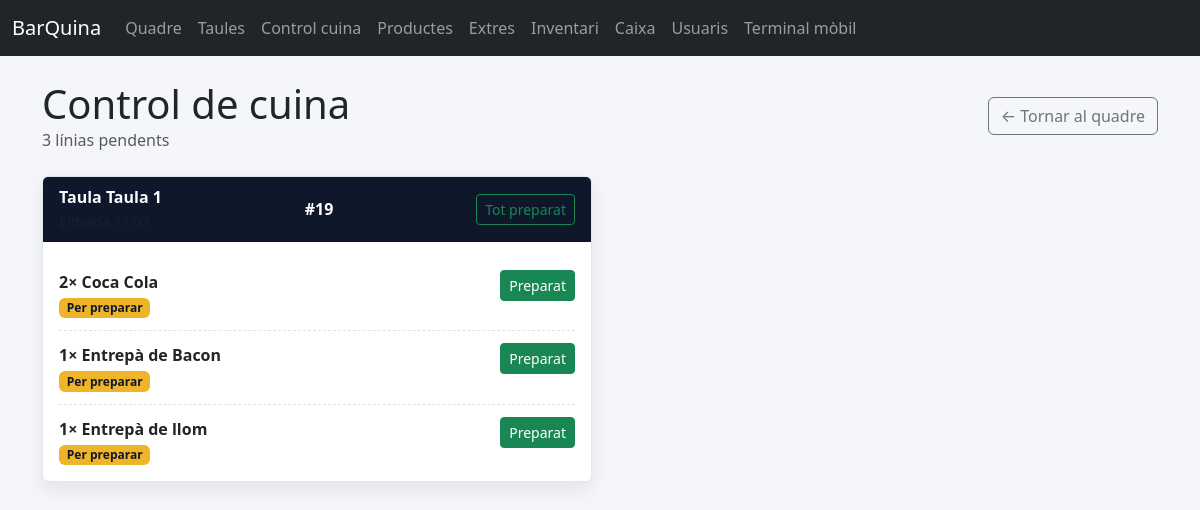
Page /kitchen/ on the earlier database version.
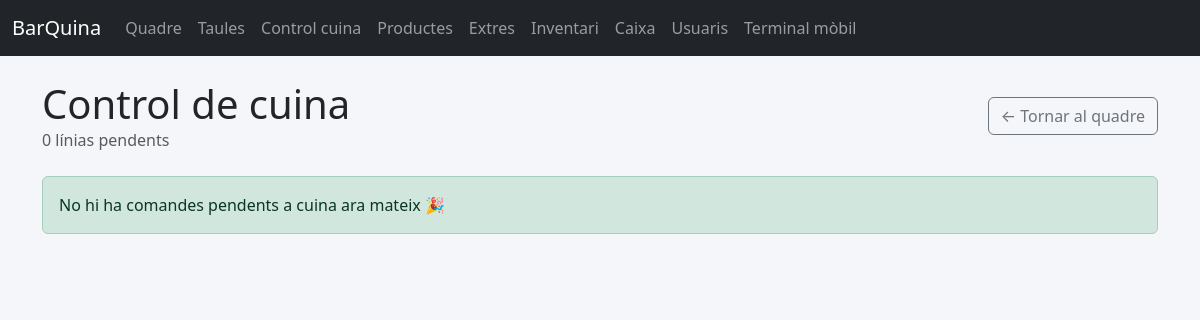
Same page on the later database version.
### app/models.py (models this page shows, shortened)
class Order(db.Model):
    __tablename__ = "orders"
    id = db.Column(db.Integer, primary_key=True)
    table_id = db.Column(db.Integer, db.ForeignKey("tables.id"), nullable=False)
    created_by_id = db.Column(db.Integer, db.ForeignKey("staff_users.id"))
    status = db.Column(db.String(32), default=FulfillmentStatus.PENDING_DELIVERY.value, nullable=False)
    fulfillment_status = db.Column(
        db.Enum(FulfillmentStatus), default=FulfillmentStatus.PENDING_DELIVERY, nullable=False
    )
    payment_status = db.Column(db.Enum(PaymentStatus), default=PaymentStatus.PENDING_PAYMENT, nullable=False)
    notes = db.Column(db.Text)
    created_at = db.Column(db.DateTime, default=datetime.utcnow)
    updated_at = db.Column(db.DateTime, default=datetime.utcnow, onupdate=datetime.utcnow)
    table = db.relationship("Table", back_populates="orders")
    created_by = db.relationship("StaffUser", back_populates="orders")
    items = db.relationship("OrderItem", back_populates="order", cascade="all, delete-orphan")
    payments = db.relationship("Payment", back_populates="order", cascade="all, delete-orphan")

class Table(db.Model):
    __tablename__ = "tables"
    id = db.Column(db.Integer, primary_key=True)
    name = db.Column(db.String(50), unique=True, nullable=False)
    seats = db.Column(db.Integer, default=4)
    orders = db.relationship("Order", back_populates="table", cascade="all, delete-orphan")

class OrderItem(db.Model):
    __tablename__ = "order_items"
    id = db.Column(db.Integer, primary_key=True)
    order_id = db.Column(db.Integer, db.ForeignKey("orders.id"), nullable=False)
    product_id = db.Column(db.Integer, db.ForeignKey("products.id"), nullable=False)
    quantity = db.Column(db.Integer, default=1)
    unit_price = db.Column(db.Float, nullable=False)
    status = db.Column(db.Enum(OrderItemStatus), default=OrderItemStatus.PENDING, nullable=False)
    notes = db.Column(db.String(120))
    order = db.relationship("Order", back_populates="items")
    product = db.relationship("Product", back_populates="order_items")
    payment_links = db.relationship("PaymentItem", back_populates="order_item", cascade="all, delete-orphan")
    extras = db.relationship("OrderItemExtra", back_populates="order_item", cascade="all, delete-orphan")

class Product(db.Model):
    __tablename__ = "products"
    id = db.Column(db.Integer, primary_key=True)
    name = db.Column(db.String(80), nullable=False)
    legacy_category = db.Column("category", db.String(30))
    category_id = db.Column(db.Integer, db.ForeignKey("categories.id"), nullable=False)
    price = db.Column(db.Float, nullable=False)
    is_active = db.Column(db.Boolean, default=True)
    order_items = db.relationship("OrderItem", back_populates="product")
    product_extras = db.relationship(
        "ProductExtra",
        back_populates="product",
        cascade="all, delete-orphan",
        lazy="joined",
    )
    extras = db.relationship(
        "Extra",
        secondary="product_extras",
        viewonly=True,
        lazy="joined",
        order_by="Extra.name",
    )
    category = db.relationship("Category", back_populates="products", lazy="joined")

### app/blueprints/kitchen/routes.py (the view)
@bp.route("/")
def queue():
    pending_orders = _pending_order_groups()
    total_pending_items = sum(len(items) for _, items in pending_orders)
    return render_template(
        "kitchen/queue.html",
        pending_orders=pending_orders,
        total_pending_items=total_pending_items,
    )

### app/blueprints/kitchen/routes.py (called while the page is built)
def _pending_order_groups() -> list[tuple[Order, list[OrderItem]]]:
    orders = (
        Order.query.options(
            joinedload(Order.table),
            joinedload(Order.items).joinedload(OrderItem.product),
            joinedload(Order.items).joinedload(OrderItem.extras),
        )
        .filter(Order.fulfillment_status != FulfillmentStatus.SERVED)
        .order_by(Order.created_at.asc())
        .all()
    )
    pending: list[tuple[Order, list[OrderItem]]] = []
    for order in orders:
        items = [item for item in order.items if item.status == OrderItemStatus.PENDING]
        if items:
            pending.append((order, items))
    return pending

### app/templates/kitchen/queue.html (shortened to what this page needs)
{% extends "base.html" %}
{% block content %}
<div class="d-flex flex-wrap justify-content-between align-items-center gap-3 mb-4">
    <div>
        <h1 class="mb-0">Control de cuina</h1>
        <p class="text-muted mb-0">{{ total_pending_items }} línia{% if total_pending_items != 1 %}s{% endif %} pendents</p>
    </div>
    <div class="d-flex gap-2">
        <a class="btn btn-outline-secondary" href="/">← Tornar al quadre</a>
    </div>
</div>
{% if pending_orders %}
<div class="row g-3">
    {% for order, items in pending_orders %}
    <div class="col-12 col-lg-6">
        <div class="card kitchen-ticket">
            <div class="card-header d-flex justify-content-between align-items-center">
                <div>
                    <div class="fw-bold">Taula {{ order.table.name }}</div>
                    <small class="text-muted">Entrada {{ order.created_at.strftime('%H:%M') }}</small>
                </div>
                <span class="badge text-bg-dark-emphasis kitchen-order-badge">#{{ order.id }}</span>
                <form method="post" action="{{ url_for('kitchen.mark_order_ready', order_id=order.id) }}">
                    <button class="btn btn-sm btn-outline-success" type="submit">Tot preparat</button>
                </form>
            </div>
            <div class="card-body">
                <ul class="list-unstyled mb-0">
                    {% for item in items %}
                    <li class="kitchen-line d-flex justify-content-between gap-3 align-items-start">
                        <div>
                            <div class="fw-semibold d-flex flex-column">
                                <span>{{ item.quantity }}× {{ item.product.name }}</span>
                                <span class="badge kitchen-preparing-badge align-self-start mt-1">Per preparar</span>
                            </div>
                        </div>
                        <form method="post" action="{{ url_for('kitchen.mark_item_ready', order_id=order.id, item_id=item.id) }}">
                            <button class="btn btn-success btn-sm">Preparat</button>
                        </form>
                    </li>
                    {% endfor %}
                </ul>
            </div>
        </div>
    </div>
    {% endfor %}
</div>
{% else %}
<div class="alert alert-success">No hi ha comandes pendents a cuina ara mateix 🎉</div>
{% endif %}
{% endblock %}

Differences in the rows shown:
no longer on this page (row edited): Order: table.name "Taula 1", id "19"
no longer on this page (row edited): OrderItem: quantity "2", product.name "Coca Cola"
no longer on this page (row edited): OrderItem: quantity "1", product.name "Entrepà de Bacon"
no longer on this page (row edited): OrderItem: quantity "1", product.name "Entrepà de llom"
Other differences:
{{ total_pending_items }}: "3" → "0"
text now shown: "No hi ha comandes pendents a cuina ara mateix 🎉"
